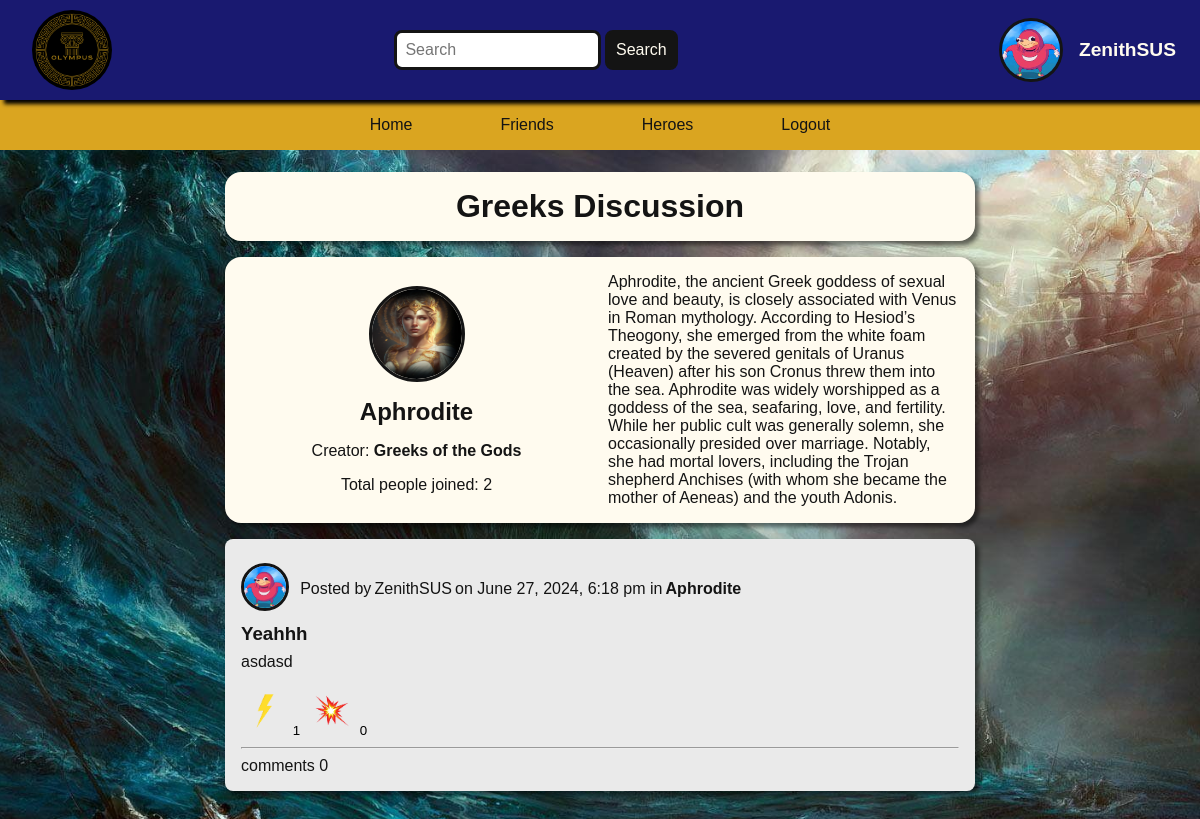
Page /heroes.php?greek_id=2b013a64-2ba0-11ef-a131-7c05075eb45f (signed in) on the committed database.
### tables this page shows
CREATE TABLE `users` (
  `user_id` varchar(36) NOT NULL,
  `username` varchar(225) NOT NULL,
  `email` varchar(225) NOT NULL,
  `password` varchar(225) NOT NULL,
  `profile_pic` varchar(225) DEFAULT NULL,
  `bio` varchar(36) DEFAULT NULL,
  `token` varchar(225) NOT NULL,
  `joined_at` datetime NOT NULL DEFAULT current_timestamp()
);

CREATE TABLE `greeks` (
  `greek_id` varchar(36) NOT NULL,
  `name` varchar(36) NOT NULL,
  `gender` varchar(36) DEFAULT NULL,
  `description` text DEFAULT NULL,
  `image_url` varchar(225) DEFAULT NULL,
  `creator` varchar(36) DEFAULT ''
);

CREATE TABLE `posts` (
  `post_id` varchar(36) NOT NULL,
  `title` varchar(50) NOT NULL,
  `content` text NOT NULL,
  `author` varchar(36) NOT NULL,
  `likes` int(11) NOT NULL DEFAULT 0,
  `dislikes` int(11) NOT NULL DEFAULT 0,
  `greek_group` varchar(36) DEFAULT NULL,
  `created_at` datetime NOT NULL DEFAULT current_timestamp(),
  `updated_at` datetime NOT NULL DEFAULT current_timestamp()
);

### queries/greek.php (the view, shortened to what this page needs)
<?php
    function getSpecificGreekInfo($conn, $greek_id) {
        $sql = "SELECT * FROM greeks WHERE greek_id = '$greek_id'";
        $sql2 = "SELECT COUNT(*) AS total_people FROM user_groups
        JOIN greeks ON greeks.greek_id = user_groups.greek_id
        WHERE greeks.greek_id = '$greek_id'";
        $result = $conn->query($sql);
        $result2 = $conn->query($sql2);
        $row2 = $result2->fetch_assoc();
        if($result !== false && $result->num_rows > 0 && $result2 !== false && $result2->num_rows > 0) {
            while ($row = $result->fetch_assoc()) {
                if($row['creator'] == "Default") {
                    $row['creator'] = "Greeks of the Gods";
                    echo "<div class='myth-container'>";
                    echo "<div class='myth-box'>";
                    echo "<div class='greek-name'>
                            <img src='img/gods/" . $row['image_url'] . "' alt='" . $row['name'] . "'>";
                    echo "<h2>" . $row['name'] . "</h2>
                         <p>Creator: <strong>" . $row['creator'] . "</strong></p>
                         <p>Total people joined: " . $row2['total_people'] . "</p>";
                    echo "</div>";
                    echo "<div class='myth-info'>
                            <div>" . $row['description'] . "</div>";
                    echo "</div>";
                    echo "</div>";
                    echo "</div>";
                }
            }
        }
        $sql = "SELECT posts.*, users.profile_pic,
        users.username, greeks.name AS greek FROM posts
        JOIN users ON posts.author = users.user_id
        JOIN greeks ON posts.greek_group = greeks.greek_id WHERE posts.greek_group = ?";
        $stmt = $conn->prepare($sql);
        $stmt->bind_param("s", $greek_id);
        $stmt->execute();
        $result = $stmt->get_result();
        if($result !== false && $result->num_rows > 0) {
            while ($row = $result->fetch_assoc()) {
                $created_date = $row['created_at'];
                echo "<div class='post'>";
                echo "<p class='author'><a href='user/profile.php?user_id=" . $row['author'] . "'>";
                if ($row['profile_pic'] != NULL) {
                    echo "<img src='img/u/" . $row['profile_pic'] . "' alt='user' class='profilePic'>";
                } else {
                    echo "<img src='img/default.jpg' alt='user' class='profilePic'>";
                }
                echo "</a>";
                echo "Posted by <a class='username' href='user/profile.php?user_id=" . $row['author'] . "'>" . $row['username'] . "</a> on " . date('F j, Y, g:i a', strtotime($created_date));
                if($row['greek_group'] != NULL) {
                    echo " in " . "<a class='greek' href='heroes.php?greek_id=" . $row['greek_group'] . "'><strong>" .$row['greek'] . "</strong></a>";
                }
                echo "</p>";
                echo "<a class='title' href='user/currentPost.php?post_id=" . $row['post_id'] . "&title=" . $row['title'] . "'><h3>" . $row['title'] . "</h3>";
                echo "<p>" . $row['content'] . "</p></a>";
                $sql2 = "SELECT vote_type FROM likes JOIN users ON likes.liker = users.user_id
                WHERE likes.post_id = '" . $row['post_id'] . "'
                AND likes.liker = '" . $_SESSION['user_id'] . "'";
                $result2 = $conn->query($sql2);
                $row2 = $result2->fetch_assoc();
                if($result2 !== false && $result2->num_rows > 0) {
                    $voteType = $row2['vote_type'];
                } else {
                    $voteType = null;
                }
                echo "<form action='actions/likes/like_act.php?post_id=" . $row['post_id'] . "&type=" . $voteType . "' method='POST' class='vote'>
                        <p><button type='submit' name='likeForm'><img class='vote-emoji' src='img/misc/like.png' alt='like'> " . $row['likes'] . " </button></p>
                        <p><button type='submit' name='dislikeForm'><img class='vote-emoji' src='img/misc/dislike.png' alt='dislike'> " . $row['dislikes'] . " </button></p>
                    </form>";
                $sql2 = "SELECT COALESCE(COUNT(*), 0) AS total_comments FROM comments WHERE post_id = '" . $row['post_id'] . "'";
                $result2 = $conn->query($sql2);
                $row2 = $result2->fetch_assoc();
                echo "<hr>";
                echo "<a class='commentLink' href='user/currentPost.php?post_id=" . $row['post_id'] . "'>comments " . $row2['total_comments'] . "</a>";
                echo "</div>";
            }
        } else {
            echo "<div class='post'>";
            echo "<p>No posts yet</p>";
            echo "</div>";
        }
    }
?>

### heroes.php (shortened to what this page needs)
<!DOCTYPE html>
<html lang="en">
<head>
    <link rel="stylesheet" href="global.css">
    <link rel="stylesheet" href="styles/index.css">
    <link rel="stylesheet" href="styles/heroes.css">
</head>
<body>
    <?php
    include_once "session.php";
    ?>
    <?php
        include "queries/post.php";
        include "queries/greek.php";
        include "db.php";
    ?>
    <nav>
        <a class="logo" href="index.php"><img src="img/misc/logo.png" alt="logo"></a>
        <div class="search-bar">
            <div class="search-input">
                <input type="text" placeholder="Search" id="searchInput" data-enter-pressed="false" class="search" oninput="search()">
                <button class="search-btn">Search</button>
            </div>
        </div>
        <div class="profile-link">
            <?php
            $userId = $_SESSION['user_id'];
            $result = $conn->query("SELECT * FROM users WHERE user_id = '$userId'");
            $row = $result->fetch_assoc();
            $profile = $row['profile_pic'];
            ?>
                <a href="user/profile.php?user_id=<?php echo $userId ?>">
                   <?php
                   if(isset($profile) || !is_null($profile)) {
                        echo "<img src='img/u/" . $profile . "' alt='user' class='user'>";
                   } else {
                        echo "<img src='img/default.jpg' alt='user' class='user'>";
                    }?>
            <?php
                if(isset($_SESSION['username'])) {
                    echo $_SESSION['username'];
                }
            ?></a>
        </div>
    </nav>
    <div class="nav-mobile">
        <div class="nav-mobile-links">
            <a href="index.php">Home</a>
            <a href="friends.php" class="friends">Friends
            </a>
            <a href="heroes.php">Heroes</a>
            <a href="actions/logout.php" onclick="return confirm('Are you sure you want to logout?')">Logout</a>
        </div>
    </div>
    <main>
        <div class="main-content">
            <div class="greeks">
                <div class="greeks-title">
                    <h1>Greeks Discussion</h1>
                </div>
                <?php
                    if(isset($_GET['greek_id'])) {
                        getSpecificGreekInfo($conn, $_GET['greek_id']);
                    } else {
                        getGreeksInfos($conn);
                    }
                ?>
            </div>
            </div>
    </main>
</body>
</html>

### global.css (style rules this page uses)
* { box-sizing: border-box; margin: 0; padding: 0; }
:root { --primary-color: #DAA520; --secondary-color: #191970; --dark-color: #141414; --light-color: #FFFBEF; }
body { font-family: Arial, Helvetica, sans-serif; background-image: url(img/backgrounds/waves.jpg); background-repeat: no-repeat; background-size: cover; background-position: center; background-attachment: fixed; color: var(--dark-color); }
main { display: flex; flex-direction: column; align-items: center; justify-content: center; margin-top: 2rem; }

### styles/index.css (style rules this page uses)
.main-content { display: flex; flex-direction: column; justify-content: center; align-items: center; gap: 1rem; width: 100%; max-width: 900px; margin-top: 5.75rem; margin-right: 4rem; }
@media (min-width: 601px) and (max-width: 1280px) { .main-content { margin-top: 8.25rem; margin-right: 0rem; margin-left: 0; width: 100%; max-width: 100%; padding: 0.5rem; } }

### rows in the picture
users: profile_pic (picture)
greeks: image_url (picture), name "Aphrodite", creator "Greeks of the Gods", total_people "2", description "Aphrodite, the ancient Greek goddess of sexual love and beauty, is closely associated with Venus in Roman mythology. According to Hesiod’s Theogony, she emerged from the white foam created by the severed genitals of Uranus (Heaven) after his son Cronus threw them into the sea. Aphrodite was widely worshipped as a goddess of the sea, seafaring, love, and fertility. While her public cult was generally solemn, she occasionally presided over marriage. Notably, she had mortal lovers, including the Trojan shepherd Anchises (with whom she became the mother of Aeneas) and the youth Adonis."
posts: author.profile_pic (picture), author.username "ZenithSUS", created_at "June 27, 2024, 6:18 pm", greek_group.name "Aphrodite", title "Yeahhh", content "asdasd", likes "1", dislikes "0", total_comments "0"

### other values in the picture
$_SESSION['username'] "ZenithSUS"
